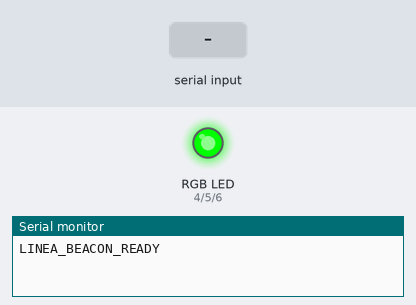
Recording of a sketch running on a simulated ESP32-S3. On the bench: an RGB LED mixed from three pins (HIGH = lit), the last lines printed to the serial monitor. Dashed ring = blinking. The inputs (shaded band) are chosen by the test bench.

Above: at 2.1 s.
2.2 s: "RING\n" received over Serial
At 2.33 s:
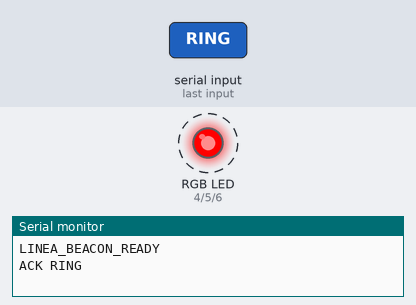
5.2 s: "WHITE\n" received over Serial
At 5.5 s:
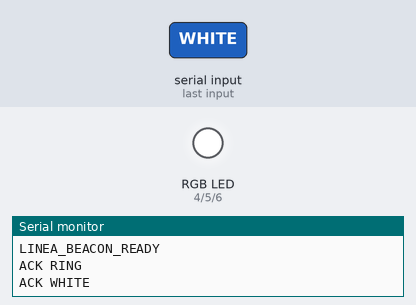
6.7 s: "IDLE\n" received over Serial
At 8.1 s:
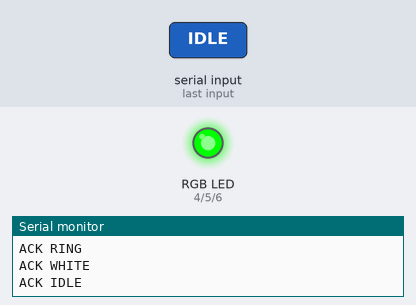
Timing chart, 0 to 9.7 s (numbered marks = the images above; inputs shaded):
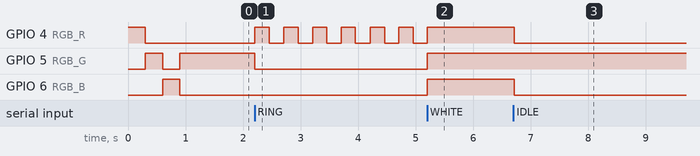

Measured:
- after the input at 2.2 s, GPIO 4 (RGB_R): alternates HIGH for 0.25 s and LOW for 0.25 s, starting at once; GPIO 5 (RGB_G): HIGH → LOW at once
- after the input at 5.2 s, GPIO 4 (RGB_R): goes on until 5.2 s, then stays HIGH; GPIO 5 (RGB_G), GPIO 6 (RGB_B): LOW → HIGH at once
- after the input at 6.7 s, GPIO 4 (RGB_R), GPIO 6 (RGB_B): HIGH → LOW at once

The sketch:

linea_beacon.ino
```cpp
// linea_beacon.ino - Ana's desk beacon for Linea
// Target: ESP32-S3 with 4-pin Discrete RGB LED (Common Cathode)
#include <Arduino.h>

// ==============================================================================
// 1. HARDWARE CONFIGURATION
// ==============================================================================
#define COMMON_ANODE     0      // 0 = Common Cathode (longest pin to GND), 1 = Common Anode (longest pin to 3.3V)

// ESP32-S3 GPIO Pin Assignments
#define RGB_R            4      // ESP32-S3 GPIO 4 -> 220 ohm resistor -> Red pin
#define RGB_G            5      // ESP32-S3 GPIO 5 -> 220 ohm resistor -> Green pin
#define RGB_B            6      // ESP32-S3 GPIO 6 -> 220 ohm resistor -> Blue pin

#define BAUD             115200 // Serial communication baud rate

// ==============================================================================
// 2. BEACON MODES
// ==============================================================================
enum Mode {
  M_GREEN,  // Start: Linea autonomous control (Bright Green)
  M_WHITE,  // Re-planning / Waiting after spike (Bright White)
  M_RING,   // Phone ringing / Watchdog trip (Flashing Red at 2 Hz)
  M_ALERT,  // Emergency on call (Solid Red)
  M_OK,     // Decision resolved (3 Green confirmation flashes -> returns to Green)
  M_OFF     // Dark
};

Mode mode = M_GREEN;
unsigned long modeStart = 0;
String inbuf = "";

void setMode(Mode m) {
  mode = m;
  modeStart = millis();
}

// Drive RGB LED (0 = off, 1 = on) with Common Cathode / Common Anode handling
void drivePins(bool r, bool g, bool b) {
#if COMMON_ANODE
  r = !r;
  g = !g;
  b = !b;
#endif
  digitalWrite(RGB_R, r ? HIGH : LOW);
  digitalWrite(RGB_G, g ? HIGH : LOW);
  digitalWrite(RGB_B, b ? HIGH : LOW);
}

// ==============================================================================
// 3. RENDER LOOP
// ==============================================================================
void render() {
  unsigned long t = millis() - modeStart;

  switch (mode) {
    case M_GREEN:
      // Start: Solid, vivid Green
      drivePins(false, true, false);
      break;

    case M_WHITE:
      // Spike / Re-planning: Solid bright White (Red + Green + Blue)
      drivePins(true, true, true);
      break;

    case M_RING: {
      // Call ringing: Flashing Red at 2 Hz (250ms ON, 250ms OFF)
      bool on = (t % 500) < 250;
      drivePins(on, false, false);
      break;
    }

    case M_ALERT:
      // Solid Red warning
      drivePins(true, false, false);
      break;

    case M_OK: {
      // 3 crisp Green flashes (150ms ON, 150ms OFF)
      bool on = ((t / 150) % 2) == 0;
      drivePins(false, on, false);
      if (t > 900) setMode(M_GREEN);
      break;
    }

    case M_OFF:
      drivePins(false, false, false);
      break;
  }
}

// ==============================================================================
// 4. COMMAND HANDLER
// ==============================================================================
void handleCommand(String cmd) {
  cmd.trim();
  cmd.toUpperCase();
  if      (cmd == "IDLE" || cmd == "GREEN") setMode(M_GREEN);
  else if (cmd == "WHITE" || cmd == "THINK") setMode(M_WHITE);
  else if (cmd == "RING")                   setMode(M_RING);
  else if (cmd == "ALERT")                  setMode(M_RING); // Flashes red on alert
  else if (cmd == "OK")                     setMode(M_OK);
  else if (cmd == "OFF")                    setMode(M_OFF);
  else {
    Serial.print("ERR ");
    Serial.println(cmd);
    return;
  }
  Serial.print("ACK ");
  Serial.println(cmd);
}

void readSerial() {
  while (Serial.available()) {
    char c = Serial.read();
    if (c == '\n' || c == '\r') {
      if (inbuf.length() > 0) {
        handleCommand(inbuf);
        inbuf = "";
      }
    } else if (inbuf.length() < 32) {
      inbuf += c;
    }
  }
}

// ==============================================================================
// 5. SETUP
// ==============================================================================
void setup() {
  Serial.begin(BAUD);

  pinMode(RGB_R, OUTPUT);
  pinMode(RGB_G, OUTPUT);
  pinMode(RGB_B, OUTPUT);

  // STARTUP PROOF: Quick confirmation blink (Red -> Green -> Blue -> Green)
  drivePins(true, false, false); delay(300); // Red
  drivePins(false, true, false); delay(300); // Green
  drivePins(false, false, true); delay(300); // Blue
  drivePins(false, true, false);             // Start at GREEN

  setMode(M_GREEN);
  Serial.println("LINEA_BEACON_READY");
}

void loop() {
  readSerial();
  render();
  delay(10);
}
```
